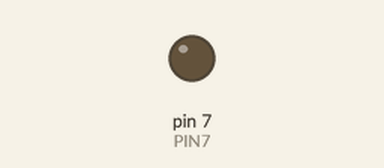
The sketch below on a simulated Arduino Uno, built with avr-gcc and run on an emulated ATmega328P. Shown: output pins drawn as LEDs (lit = HIGH). Dashed ring = blinking. At 2.1 s the program stops and its outputs stay as they are.

Above: at 0.5 s.
At 1.85 s:
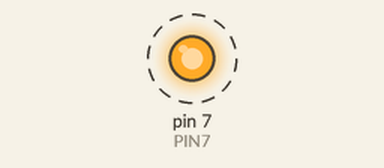
Timing chart, 0 to 3.0 s (numbered marks = the images above):
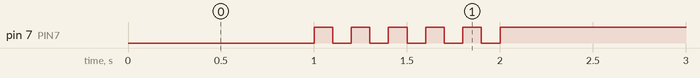

Measured:
- by itself, pin 7 (PIN7): alternates HIGH for 0.10 s and LOW for 0.10 s, 11 changes in all, then stays HIGH

The sketch:

05_practice_2.ino
```cpp
#define PIN7 7

void setup() {
  pinMode(PIN7, OUTPUT);
}

void loop() {
  digitalWrite(PIN7, LOW);
  delay(1000);
  digitalWrite(PIN7, HIGH);
  delay(100);
  digitalWrite(PIN7, LOW);
  delay(100);
  digitalWrite(PIN7, HIGH);
  delay(100);
  digitalWrite(PIN7, LOW);
  delay(100);
  digitalWrite(PIN7, HIGH);
  delay(100);
  digitalWrite(PIN7, LOW);
  delay(100);
  digitalWrite(PIN7, HIGH);
  delay(100);
  digitalWrite(PIN7, LOW);
  delay(100);
  digitalWrite(PIN7, HIGH);
  delay(100);
  digitalWrite(PIN7, LOW);
  delay(100);
  digitalWrite(PIN7, HIGH);
  delay(100);
  while(1) {}
}
```
